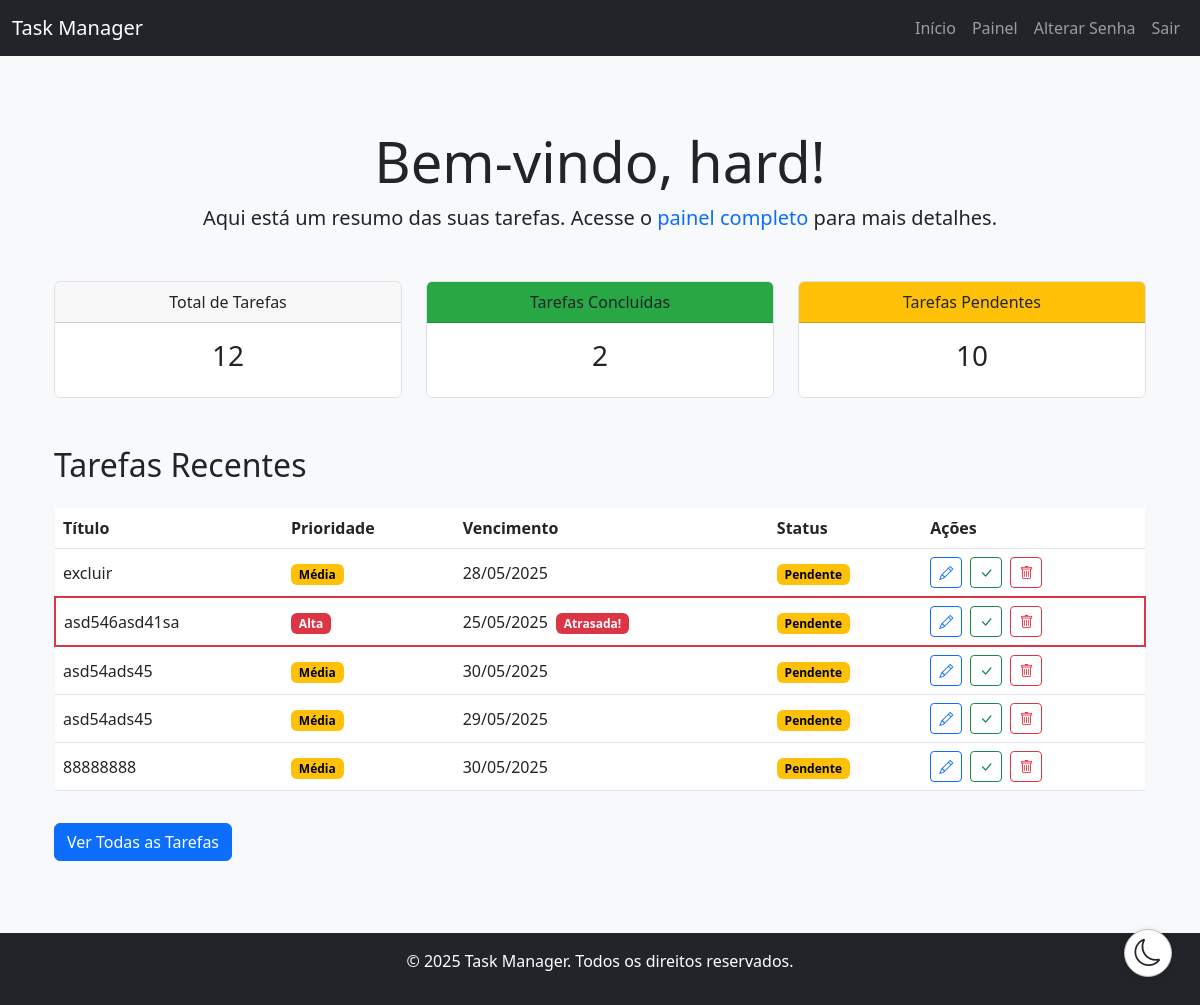
Screenshot of / (signed in) with the database file from the repository.
### models.py (models this page shows, shortened)
class Task(db.Model):
    id = db.Column(db.Integer, primary_key=True)
    title = db.Column(db.String(150), nullable=False)
    description = db.Column(db.Text, nullable=True)
    user_id = db.Column(db.Integer, db.ForeignKey('user.id'), nullable=False)
    categories = db.relationship('Category', secondary=task_categories,
                                 backref=db.backref('tasks', lazy='dynamic'))
    priority = db.Column(db.Enum(Priority), nullable=False, default=Priority.MEDIUM)
    due_date = db.Column(db.DateTime, nullable=True)
    completed = db.Column(db.Boolean, default=False)
    created_at = db.Column(db.DateTime, default=datetime.datetime.now) # Adicionado timestamp
    updated_at = db.Column(db.DateTime, default=datetime.datetime.now, onupdate=datetime.datetime.now) # Adicionado timestamp de atualização
    subtasks = db.relationship('SubTask', backref='task', cascade='all, delete-orphan', lazy=True, order_by="SubTask.id")

### app.py (the view)
@app.route('/')
def index():
    if 'user_id' in session:
        try:
            user_id = session['user_id']
            tasks = get_tasks_with_categories(user_id)
            total_tasks = len(tasks)
            completed_tasks = sum(1 for task in tasks if task.completed)
            pending_tasks = total_tasks - completed_tasks
            recent_tasks = Task.query.filter_by(user_id=user_id).order_by(Task.created_at.desc()).limit(5).all()
            return render_template('index.html',
                                 total_tasks=total_tasks,
                                 completed_tasks=completed_tasks,
                                 pending_tasks=pending_tasks,
                                 recent_tasks=recent_tasks,
                                 now=datetime.datetime.now())
        except Exception as e:
            flash(f'Erro ao carregar tarefas: {e}', 'danger')
            return render_template('index.html')
    return render_template('index.html')

### app.py (called while the page is built)
def get_tasks_with_categories(user_id):
    return Task.query.filter_by(user_id=user_id).options(joinedload(Task.categories)).all()

### templates/index.html (shortened to what this page needs)
{% extends 'base.html' %}
{% block content %}
<div class="container py-5">
    {% if session.get('user_id') %}
        <div class="text-center mb-5">
            <h1 class="display-4">Bem-vindo, {{ session.get('username') }}!</h1>
            <p class="lead">Aqui está um resumo das suas tarefas. Acesse o <a href="{{ url_for('dashboard') }}">painel completo</a> para mais detalhes.</p>
        </div>
        <div class="row g-4 mb-5">
            <div class="col-md-4">
                <div class="card text-center">
                    <div class="card-header card-header-primary">Total de Tarefas</div>
                    <div class="card-body">
                        <h3>{{ total_tasks }}</h3>
                    </div>
                </div>
            </div>
            <div class="col-md-4">
                <div class="card text-center">
                    <div class="card-header card-header-success">Tarefas Concluídas</div>
                    <div class="card-body">
                        <h3>{{ completed_tasks }}</h3>
                    </div>
                </div>
            </div>
            <div class="col-md-4">
                <div class="card text-center">
                    <div class="card-header card-header-warning">Tarefas Pendentes</div>
                    <div class="card-body">
                        <h3>{{ pending_tasks }}</h3>
                    </div>
                </div>
            </div>
        </div>
        <h2 class="mb-4">Tarefas Recentes</h2>
        {% if recent_tasks %}
            <div class="table-responsive">
                <table class="table table-hover align-middle">
                    <thead>
                        <tr>
                            <th>Título</th>
                            <th>Prioridade</th>
                            <th>Vencimento</th>
                            <th>Status</th>
                            <th>Ações</th>
                        </tr>
                    </thead>
                    <tbody>
                        {% for task in recent_tasks %}
                        <tr class="{% if task.completed %}table-success{% elif task.due_date and task.due_date < now and not task.completed %}border-danger border-2{% endif %}">
                            <td class="{{ 'text-decoration-line-through' if task.completed }}">{{ task.title }}</td>
                            <td>
                                {% if task.priority.value == 'high' %}
                                    <span class="badge text-bg-danger">Alta</span>
                                {% elif task.priority.value == 'medium' %}
                                    <span class="badge text-bg-warning">Média</span>
                                {% else %}
                                    <span class="badge text-bg-info">Baixa</span>
                                {% endif %}
                            </td>
                            <td>
                                {% if task.due_date %}
                                    {{ task.due_date.strftime('%d/%m/%Y') }}
                                    {% if not task.completed and task.due_date < now %}
                                        <span class="badge text-bg-danger ms-1">Atrasada!</span>
                                    {% endif %}
                                {% else %}
                                    N/A
                                {% endif %}
                            </td>
                            <td>
                                {% if task.completed %}
                                    <span class="badge text-bg-success">Concluída</span>
                                {% else %}
                                    <span class="badge text-bg-warning">Pendente</span>
                                {% endif %}
                            </td>
                            <td>
                                <a href="{{ url_for('edit_task', task_id=task.id) }}" class="btn btn-sm btn-outline-primary me-1" title="Editar">
                                    <i class="bi bi-pencil"></i>
                                </a>
                                <form action="{{ url_for('complete_task', task_id=task.id) }}" method="post" class="d-inline">
                                    <button type="submit" class="btn btn-sm {% if task.completed %}btn-outline-warning{% else %}btn-outline-success{% endif %} me-1" title="{% if task.completed %}Desfazer{% else %}Concluir{% endif %}">
                                        <i class="bi {% if task.completed %}bi-arrow-counterclockwise{% else %}bi-check-lg{% endif %}"></i>
                                    </button>
                                </form>
                                <form action="{{ url_for('delete_task', task_id=task.id) }}" method="post" class="d-inline" onsubmit="return confirm('Tem certeza que deseja excluir esta tarefa?');">
                                    <button type="submit" class="btn btn-sm btn-outline-danger" title="Excluir">
                                        <i class="bi bi-trash"></i>
                                    </button>
                                </form>
                            </td>
                        </tr>
                        {% endfor %}
                    </tbody>
                </table>
            </div>
            <a href="{{ url_for('dashboard') }}" class="btn btn-primary mt-3">Ver Todas as Tarefas</a>
        {% else %}
            <p class="text-center text-muted">Nenhuma tarefa recente. <a href="{{ url_for('add_task') }}">Adicione uma tarefa</a> para começar!</p>
        {% endif %}
    {% endif %}
</div>
{% endblock %}

### templates/base.html (shortened to what this page needs)
<!DOCTYPE html>
<html lang="pt-BR">
<head>
    <link href="https://cdn.jsdelivr.net/npm/bootstrap@5.3.0/dist/css/bootstrap.min.css" rel="stylesheet">
    <link rel="stylesheet" href="{{ url_for('static', filename='style.css') }}">
    <link href="https://cdn.jsdelivr.net/npm/bootstrap-icons@1.11.3/font/bootstrap-icons.css" rel="stylesheet">
    <link rel="stylesheet" href="{{ url_for('static', filename='styles/checklist.css') }}">
</head>
<body data-bs-theme="light">
    <nav class="navbar navbar-expand-lg navbar-dark bg-dark">
        <div class="container-fluid">
            <a class="navbar-brand" href="{{ url_for('index') }}">Task Manager</a>
            <div class="collapse navbar-collapse" id="navbarNav">
                <ul class="navbar-nav ms-auto">
                    <li class="nav-item">
                        <a class="nav-link" href="{{ url_for('index') }}" aria-label="Ir para a página inicial">Início</a>
                    </li>
                    {% if session.get('user_id') %}
                        <li class="nav-item">
                            <a class="nav-link" href="{{ url_for('dashboard') }}" aria-label="Ir para o painel">Painel</a>
                        </li>
                        <li class="nav-item">
                            <a class="nav-link" href="{{ url_for('change_password') }}" aria-label="Alterar senha">Alterar Senha</a>
                        </li>
                        <li class="nav-item">
                            <a class="nav-link" href="{{ url_for('logout') }}" aria-label="Sair da conta">Sair</a>
                        </li>
                    {% endif %}
                </ul>
            </div>
        </div>
    </nav>
    <div class="container mt-4">
        {% block content %}{% endblock %}
    </div>
    <footer class="bg-dark text-white text-center py-3 mt-4">
        <p>© 2025 Task Manager. Todos os direitos reservados.</p>
    </footer>
    <button id="toggle-dark-mode" type="button" title="Alternar modo claro/escuro" aria-label="Alternar tema claro e escuro">
        <span id="theme-icon" class="bi bi-moon"></span>
    </button>
</body>
</html>

### static/style.css (style rules this page uses)
:root { --meu-background-color: #f8f9fa; --meu-text-color: #212529; --meu-input-placeholder-color: #6c757d; --meu-link-color: #0d6efd; --meu-link-hover-color: #0a58ca; --meu-border-color: #dee2e6; --meu-card-bg-color: #ffffff; --meu-card-header-bg-color: #e9ecef; --meu-card-header-text-color: #212529; --meu-nav-link-color: rgba(0,0,0,.55); --meu-nav-link-hover-color: rgba(0,0,0,.7); --meu-heading-color: #212529; --meu-footer-bg-color: #343a40; --meu-footer-text-color: #f8f9fa; --meu-link-color-rgb: 13, 110, 253; --chart-bg-color-1-light: #28a745; --chart-bg-color-2-light: #ffc107; --chart-bg-color-3-light: #17a2b8; --chart-bg-color-4-light: #adb5bd; --chart-bg-color-5-light: #dc3545; --chart-bg-color-6-light: #f8f9fa; --chart-font-color-light: #212529; --chart-grid-color-light: #dee2e6; --category-tag-bg-color: #87CEEB; }
body { background-color: var(--meu-background-color); color: var(--meu-text-color); transition: background-color 0.3s ease, color 0.3s ease; }
h1, h2, h3, h4, h5, h6 { color: var(--meu-heading-color); transition: color 0.3s ease; }
a:not(.btn):not(.nav-link):not(.dropdown-item):not(.page-link):not(.navbar-brand) { color: var(--meu-link-color); text-decoration: none; transition: color 0.3s ease; }
.card { background-color: var(--meu-card-bg-color); border-color: var(--meu-border-color); transition: background-color 0.3s ease, color 0.3s ease, border-color 0.3s ease; }
.card-header-success { background-color: var(--chart-bg-color-1-light); color: var(--meu-card-header-text-color); }
.card-header-warning { background-color: var(--chart-bg-color-2-light); color: var(--meu-card-header-text-color); }

### templates/base.html (style rules this page uses)
#toggle-dark-mode { position: fixed; right: 28px; bottom: 28px; z-index: 9999; border-radius: 50%; width: 48px; height: 48px; background: var(--bs-body-bg, #fff); color: var(--bs-body-color, #212529); border: 1.5px solid #bbb; box-shadow: 0 2px 8px rgba(0,0,0,0.13); display: flex; align-items: center; justify-content: center; font-size: 1.7rem; cursor: pointer; transition: background .2s, color .2s, transform .2s; }

### rows the page displays
Task: title "excluir", priority "Média", due_date "28/05/2025", completed "Pendente"
Task: title "asd546asd41sa", priority "Alta", due_date "25/05/2025", completed "Atrasada!"
Task: title "asd54ads45", priority "Média", due_date "30/05/2025", completed "Pendente"
Task: title "asd54ads45", priority "Média", due_date "29/05/2025", completed "Pendente"
Task: title "88888888", priority "Média", due_date "30/05/2025", completed "Pendente"

### other values shown
{{ session.get('username') }} "hard"
{{ total_tasks }} "12"
{{ completed_tasks }} "2"
{{ pending_tasks }} "10"
